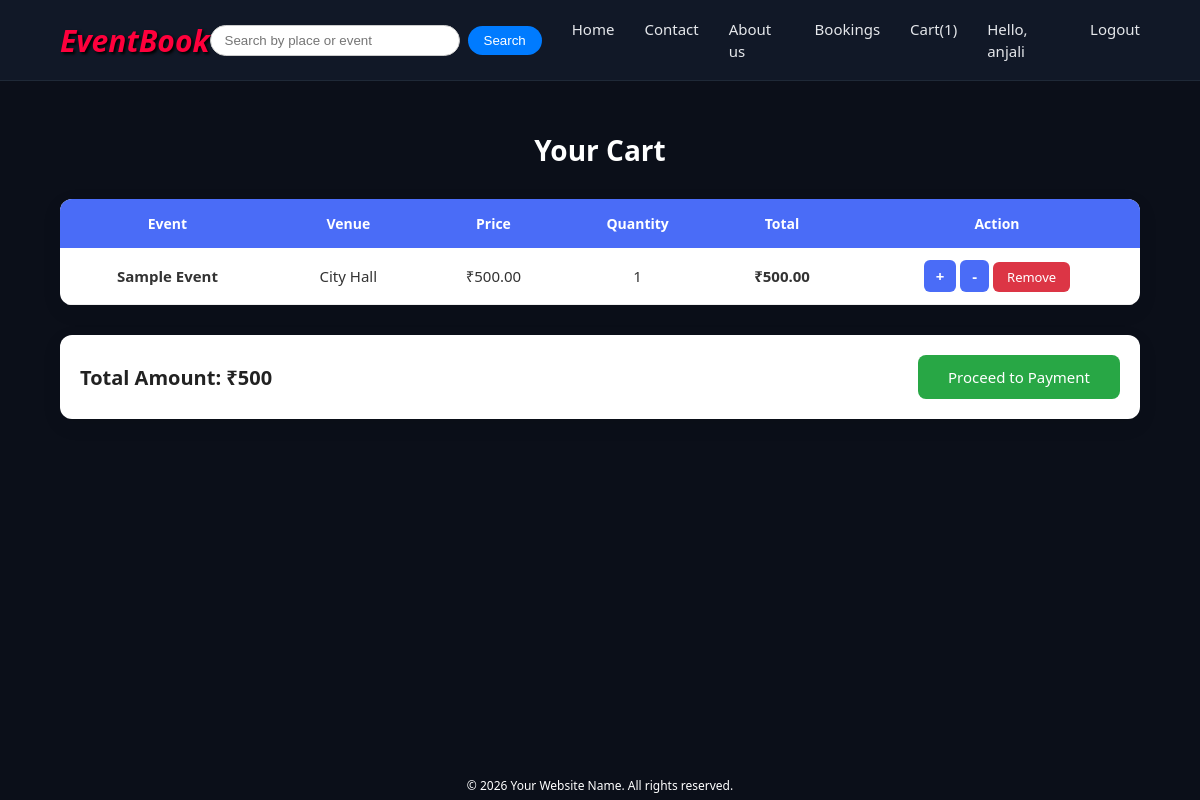
The app's page /cart/ (signed in) with its own data.
### base/models.py (models this page shows, shortened)
class CartModel(models.Model):
    user = models.ForeignKey(User, on_delete=models.CASCADE)
    event = models.ForeignKey(Event, on_delete=models.CASCADE)
    quantity = models.IntegerField()
    total_price = models.DecimalField(max_digits=10, decimal_places=2)

class Event(models.Model):
    title = models.CharField(max_length=200)
    description = models.TextField()
    pcategory = models.CharField(max_length=100)
    venue = models.CharField(max_length=200)
    location = models.CharField(max_length=200)
    event_date = models.DateTimeField()
    total_seats = models.IntegerField()
    ticket_price = models.DecimalField(max_digits=10, decimal_places=2)

### base/views.py (the view)
# urls.py: path('cart/',cart,name='cart'),
@login_required(login_url='login_')
def cart(request):
    cartproducts = CartModel.objects.filter(user=request.user)
    cartproducts_count = cartproducts.count()
    TA = cartproducts.aggregate(total=Sum('total_price'))['total'] or 0
    return render(request, 'cart.html', {'data': cartproducts,'TA': TA,'cartproducts_count': cartproducts_count})

### base/templates/cart.html (shortened to what this page needs)
{% extends 'main.html' %}
{% block content %}
<div class="cart-wrapper">
    <h2 class="cart-heading">Your Cart</h2>
    {% if data %}
    <table class="cart-table">
        <thead>
            <tr>
                <th>Event</th>
                <th>Venue</th>
                <th>Price</th>
                <th>Quantity</th>
                <th>Total</th>
                <th>Action</th>
            </tr>
        </thead>
        <tbody>
            {% for i in data %}
            <tr>
                <td class="event-name">{{ i.event.title }}</td>
                <td>{{ i.event.venue }}</td>
                <td>₹{{ i.event.ticket_price }}</td>
                <td>{{ i.quantity }}</td>
                <td class="price-total">₹{{ i.total_price }}</td>
                <td>
                    <a href="{% url 'cadd' i.id %}" class="qty-btn">+</a>
                    <a href="{% url 'csub' i.id %}" class="qty-btn">-</a>
                    <a href="{% url 'remove' i.id %}" class="remove-btn">Remove</a>
                </td>
            </tr>
            {% endfor %}
        </tbody>
    </table>
    <div class="cart-footer">
        <h3>Total Amount: ₹{{ TA }}</h3>
        <a href="{% url 'payment' %}" class="pay-button">Proceed to Payment</a>
    </div>
    {% else %}
    <div class="empty-row">
        <h3>Your cart is empty</h3>
    </div>
    {% endif %}
</div>
{% endblock %}

### templates/nav.html
<nav class="navbar">
    <div class="logo">
        <a href="/">EventBook</a>
    </div>
    <ul class="nav-links">
        <form action="">
            <input type="text" name="q" placeholder="Search by place or event">
            <input type="submit" value="Search">
        </form>
        <li><a href="{% url 'home' %}">Home</a></li>
        <li><a href="{% url 'contact' %}">Contact</a></li>
        <li><a href="{% url 'aboutus' %}">About us</a></li>
        {% if user.is_authenticated %}
            <li><a href="{% url 'booked' %}">Bookings</a></li>
            <li><a href="{% url 'cart' %}">Cart({{cartproducts_count}})</a></li>
            <li><a href="{% url 'profile' %}">Hello, {{ user.username }}</a></li>
            <li><a href="{% url 'logout_' %}">Logout</a></li>
        {% else %}
            <li><a href="{% url 'login_' %}">Login</a></li>
        {% endif %}
    </ul>
</nav>

### static/css/styles.css (style rules this page uses)
body { margin: 0; font-family: 'Segoe UI', sans-serif; background-color: #0b0f19; color: #ffffff; }
.navbar { display: flex; justify-content: space-between; align-items: center; background-color: #111827; padding: 18px 60px; border-bottom: 1px solid #1f2937; }
.logo a { color: #ff003c; text-decoration: none; text-shadow: 2px 2px 3px black; font-size: 30px; font-weight: bold; font-style: italic; }
.nav-links { list-style: none; display: flex; gap: 30px; margin: 0; padding: 0; }
.nav-links li a { color: #e5e7eb; text-decoration: none; font-size: 15px; transition: 0.3s ease; }
.cart-wrapper { width: 90%; max-width: 1100px; margin: 50px auto; }
.cart-heading { text-align: center; font-size: 28px; margin-bottom: 30px; color: white; }
.cart-table { width: 100%; border-collapse: collapse; background: #ffffff; border-radius: 12px; overflow: hidden; box-shadow: 0 6px 20px rgba(0,0,0,0.08); }
.cart-table thead { background-color: #4a6cf7; }
.cart-table thead th { padding: 15px; text-align: center; color: #ffffff; font-weight: 600; font-size: 14px; }
.cart-table tbody tr { border-bottom: 1px solid #eee; transition: background 0.3s ease; }
.cart-table td { padding: 18px; text-align: center; font-size: 15px; color: #333; }
.event-name { font-weight: 600; color: #222; }
.qty-btn { background-color: #4a6cf7; color: #ffffff; padding: 6px 12px; border-radius: 6px; text-decoration: none; font-weight: bold; transition: 0.3s; }
.price-total { font-weight: bold; color: #28a745; font-size: 16px; }
.remove-btn { background-color: #dc3545; color: #ffffff; padding: 6px 14px; border-radius: 6px; text-decoration: none; font-size: 13px; transition: 0.3s; }
.cart-footer { margin-top: 30px; padding: 20px; background: #ffffff; border-radius: 12px; display: flex; justify-content: space-between; align-items: center; box-shadow: 0 6px 20px rgba(0,0,0,0.08); }
.cart-footer h3 { margin: 0; font-size: 20px; color: #222; }
.pay-button { padding: 12px 30px; background-color: #28a745; color: #ffffff; text-decoration: none; border-radius: 8px; font-size: 15px; transition: 0.3s; }
.nav-links form { display: flex; align-items: center; gap: 8px; }
.nav-links form input[type="text"] { padding: 7px 14px; width: 220px; border: 1px solid #ccc; border-radius: 20px; outline: none; transition: 0.3s ease; }
.nav-links form input[type="submit"] { padding: 7px 16px; border: none; border-radius: 20px; background-color: #007bff; color: white; cursor: pointer; transition: 0.3s ease; }

### records on screen
CartModel: event "Sample Event", event.venue "City Hall", event.ticket_price "500.00", quantity "1", total_price "500.00"

### other values on screen
{{ cartproducts_count }} "1"
{{ user.username }} "anjali"
{{ TA }} "500"
